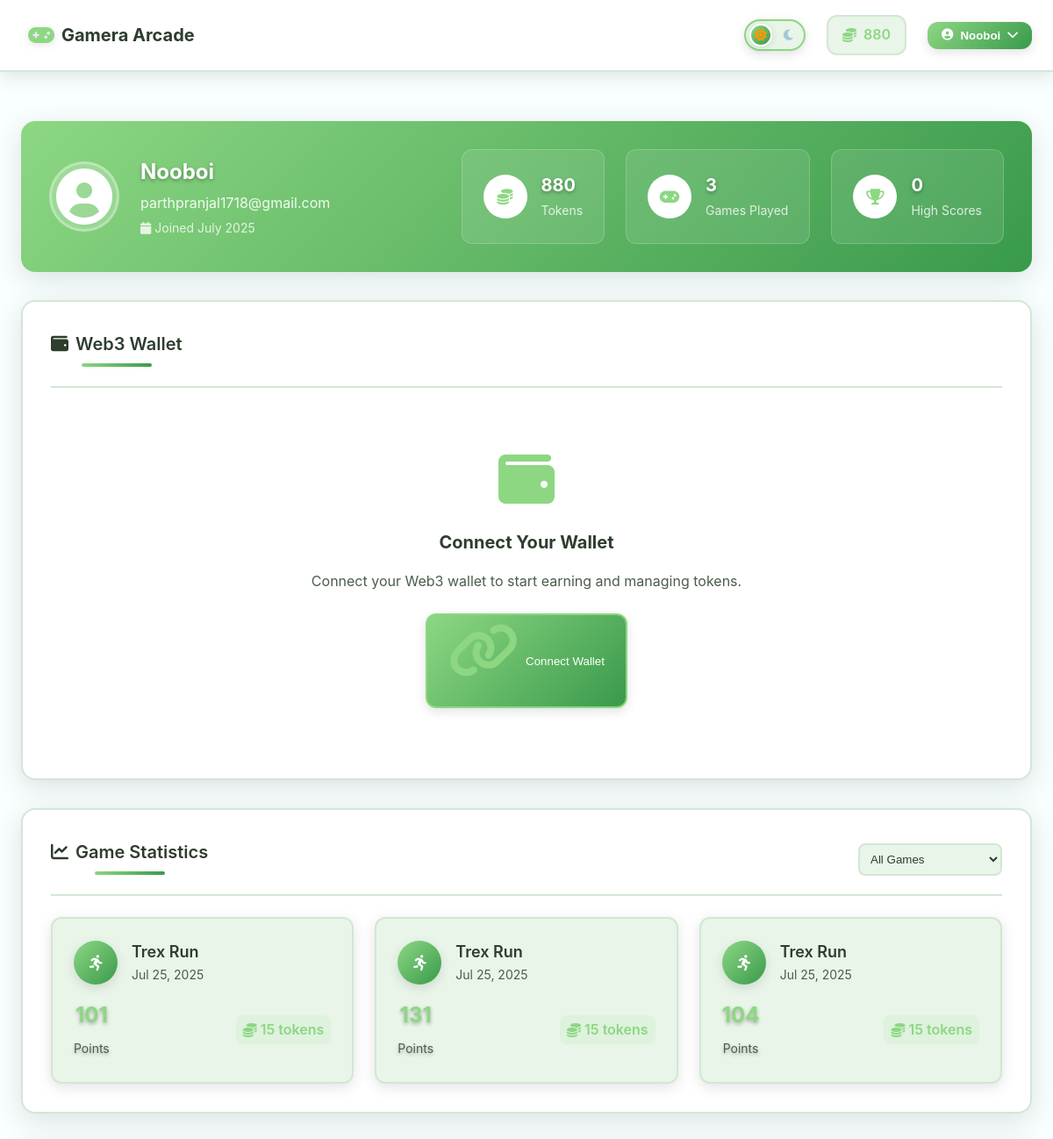
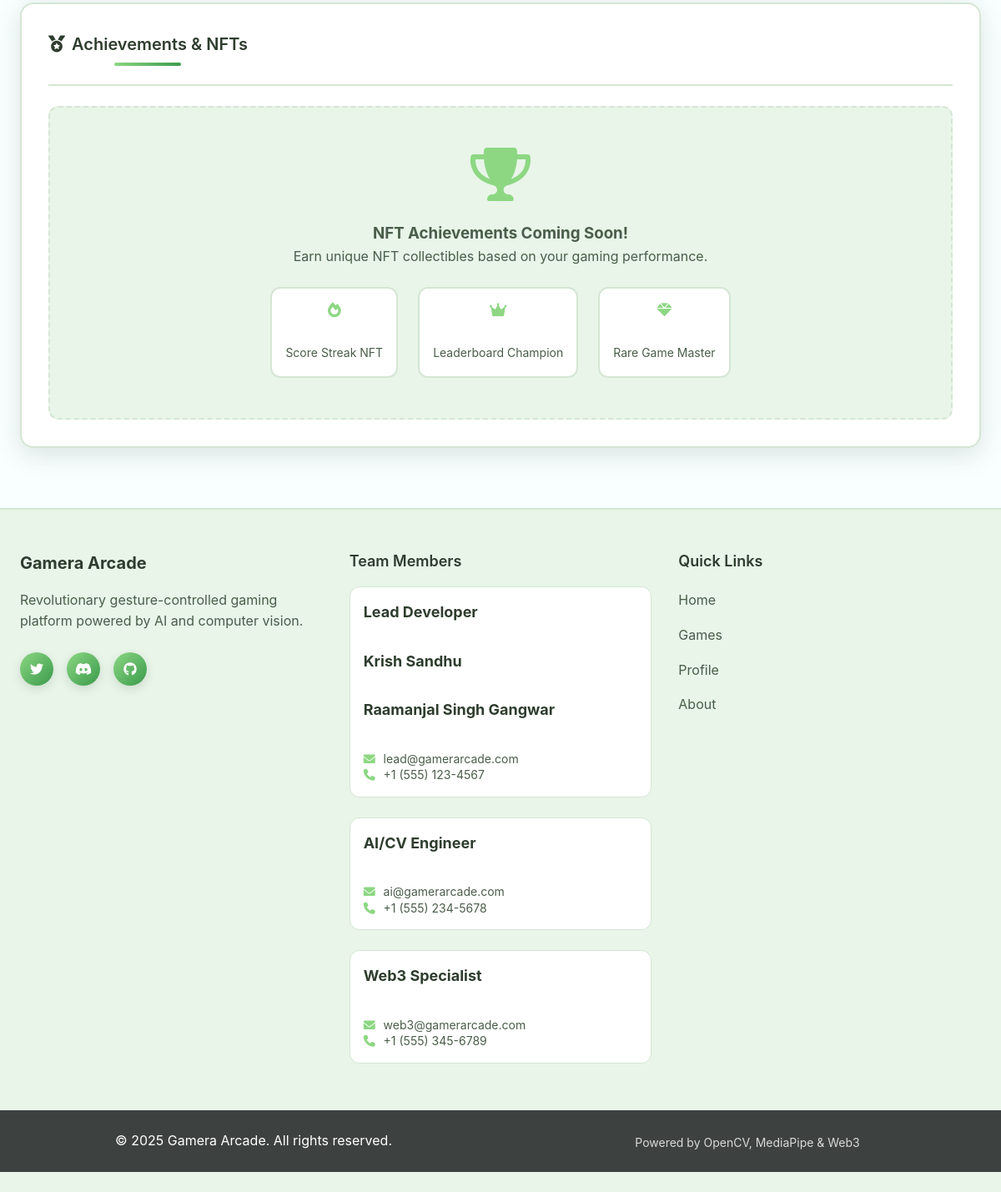
The app's page /profile (signed in) with its own data (2 pictures, top to bottom).
### app.py (models this page shows)
class User(db.Model):
    id = db.Column(db.Integer, primary_key=True)
    username = db.Column(db.String(80), unique=True, nullable=False)
    email = db.Column(db.String(120), unique=True, nullable=False)
    password_hash = db.Column(db.String(120), nullable=False)
    wallet_address = db.Column(db.String(42), nullable=True)  # Web3 wallet address
    tokens = db.Column(db.Integer, default=1000)  # Game tokens earned
    created_at = db.Column(db.DateTime, default=datetime.utcnow)
    scores = db.relationship('Score', backref='user', lazy=True)

class Score(db.Model):
    id = db.Column(db.Integer, primary_key=True)
    user_id = db.Column(db.Integer, db.ForeignKey('user.id'), nullable=False)
    game_name = db.Column(db.String(50), nullable=False)
    score = db.Column(db.Integer, nullable=False)
    tokens_earned = db.Column(db.Integer, default=0)
    created_at = db.Column(db.DateTime, default=datetime.utcnow)

### app.py (the view)
@app.route('/profile')
def profile():
    if 'user_id' not in session:
        return redirect(url_for('auth'))
    user = User.query.get(session['user_id'])
    user_scores = Score.query.filter_by(user_id=user.id)\
        .order_by(Score.created_at.desc())\
        .limit(20)\
        .all()
    return render_template('profile.html', user=user, scores=user_scores)

### templates/profile.html (shortened to what this page needs)
{% extends "layout.html" %}
{% block content %}
<div class="profile-page">
    <div class="profile-header">
        <div class="profile-info">
            <div class="profile-avatar">
                <i class="fas fa-user-circle"></i>
            </div>
            <div class="profile-details">
                <h1 class="profile-name">{{ user.username }}</h1>
                <p class="profile-email">{{ user.email }}</p>
                <p class="profile-joined">
                    <i class="fas fa-calendar"></i>
                    Joined {{ user.created_at.strftime('%B %Y') }}
                </p>
            </div>
        </div>
        <div class="profile-stats">
            <div class="stat-card">
                <div class="stat-icon">
                    <i class="fas fa-coins"></i>
                </div>
                <div class="stat-info">
                    <span class="stat-number">{{ user.tokens }}</span>
                    <span class="stat-label">Tokens</span>
                </div>
            </div>
            <div class="stat-card">
                <div class="stat-icon">
                    <i class="fas fa-gamepad"></i>
                </div>
                <div class="stat-info">
                    <span class="stat-number">{{ scores|length }}</span>
                    <span class="stat-label">Games Played</span>
                </div>
            </div>
            <div class="stat-card">
                <div class="stat-icon">
                    <i class="fas fa-trophy"></i>
                </div>
                <div class="stat-info">
                    <span class="stat-number">{{ scores|selectattr('score', 'gt', 1000)|list|length }}</span>
                    <span class="stat-label">High Scores</span>
                </div>
            </div>
        </div>
    </div>
    <div class="profile-content">
        <div class="profile-section">
            <div class="section-header">
                <h2 class="section-title">
                    <i class="fas fa-wallet"></i>
                    Web3 Wallet
                </h2>
            </div>
            <div class="wallet-info">
                {% if user.wallet_address %}
                    <div class="wallet-connected">
                        <div class="wallet-status">
                            <i class="fas fa-check-circle connected"></i>
                            <span>Wallet Connected</span>
                        </div>
                        <div class="wallet-address">
                            <code>{{ user.wallet_address[:6] }}...{{ user.wallet_address[-4:] }}</code>
                            <button class="copy-btn" onclick="copyToClipboard('{{ user.wallet_address }}')">
                                <i class="fas fa-copy"></i>
                            </button>
                        </div>
                        <div class="wallet-actions">
                            <button class="wallet-btn" onclick="viewOnExplorer('{{ user.wallet_address }}')">
                                <i class="fas fa-external-link-alt"></i>
                                View on Explorer
                            </button>
                            <button class="wallet-btn secondary" onclick="disconnectWallet()">
                                <i class="fas fa-unlink"></i>
                                Disconnect
                            </button>
                        </div>
                    </div>
                {% else %}
                    <div class="wallet-disconnected">
                        <div class="wallet-placeholder">
                            <i class="fas fa-wallet"></i>
                            <h3>Connect Your Wallet</h3>
                            <p>Connect your Web3 wallet to start earning and managing tokens.</p>
                            <button class="wallet-btn primary" onclick="connectWallet()">
                                <i class="fas fa-link"></i>
                                Connect Wallet
                            </button>
                        </div>
                    </div>
                {% endif %}
            </div>
        </div>
        <div class="profile-section">
            <div class="section-header">
                <h2 class="section-title">
                    <i class="fas fa-chart-line"></i>
                    Game Statistics
                </h2>
                <div class="section-filters">
                    <select id="gameFilter" onchange="filterScores()">
                        <option value="all">All Games</option>
                    </select>
                </div>
            </div>
            {% if scores %}
                <div class="scores-grid">
                    {% for score in scores %}
                        <div class="score-card" data-game="{{ score.game_name }}">
                            <div class="score-header">
                                <div class="game-icon">
                                    {% if score.game_name == 'fruit_ninja' %}
                                        <i class="fas fa-apple-alt"></i>
                                    {% elif score.game_name == 'trex_run' %}
                                        <i class="fas fa-running"></i>
                                    {% elif score.game_name == 'rock_paper_scissors' %}
                                        <i class="fas fa-hand-rock"></i>
                                    {% elif score.game_name == 'breakout' %}
                                        <i class="fas fa-square"></i>
                                    {% else %}
                                        <i class="fas fa-gamepad"></i>
                                    {% endif %}
                                </div>
                                <div class="score-info">
                                    <h3 class="game-name">{{ score.game_name.replace('_', ' ').title() }}</h3>
                                    <p class="score-date">{{ score.created_at.strftime('%b %d, %Y') }}</p>
                                </div>
                            </div>
                            <div class="score-details">
                                <div class="score-value">
                                    <span class="score-number">{{ score.score }}</span>
                                    <span class="score-label">Points</span>
                                </div>
                                <div class="tokens-earned">
                                    <i class="fas fa-coins"></i>
                                    <span>{{ score.tokens_earned }} tokens</span>
                                </div>
                            </div>
                        </div>
                    {% endfor %}
                </div>
            {% endif %}
        </div>
        <div class="profile-section">
            <div class="section-header">
                <h2 class="section-title">
                    <i class="fas fa-medal"></i>
                    Achievements & NFTs
                </h2>
            </div>
            <div class="achievements-grid">
                <div class="achievement-placeholder">
                    <i class="fas fa-trophy"></i>
                    <h3>NFT Achievements Coming Soon!</h3>
                    <p>Earn unique NFT collectibles based on your gaming performance.</p>
                    <div class="achievement-examples">
                        <div class="achievement-item">
                            <i class="fas fa-fire"></i>
                            <span>Score Streak NFT</span>
                        </div>
                        <div class="achievement-item">
                            <i class="fas fa-crown"></i>
                            <span>Leaderboard Champion</span>
                        </div>
                        <div class="achievement-item">
                            <i class="fas fa-gem"></i>
                            <span>Rare Game Master</span>
                        </div>
                    </div>
                </div>
            </div>
        </div>
    </div>
</div>
{% endblock %}

### templates/layout.html (shortened to what this page needs)
<!DOCTYPE html>
<html lang="en">
<head>
    <link rel="stylesheet" href="{{ url_for('static', filename='css/style.css') }}">
    <link href="https://cdnjs.cloudflare.com/ajax/libs/font-awesome/6.0.0/css/all.min.css" rel="stylesheet">
</head>
<body>
    <nav class="navbar">
        <div class="nav-container">
            <div class="nav-brand">
                <a href="{{ url_for('index') }}" class="brand-link">
                    <i class="fas fa-gamepad brand-icon"></i>
                    <span class="brand-text">Gamera Arcade</span>
                </a>
            </div>
            <div class="nav-controls">
                <div class="theme-toggle">
                    <label for="theme-switch" class="theme-label">
                        <i class="fas fa-sun sun-icon"></i>
                        <i class="fas fa-moon moon-icon"></i>
                        <span class="toggle-slider"></span>
                    </label>
                </div>
                {% if session.user_id %}
                <div class="nav-coins">
                    <i class="fas fa-coins"></i>
                    <span>{{ session.tokens }}</span>
                </div>
                {% endif %}
                <div class="profile-dropdown">
                    {% if session.user_id %}
                        <button class="profile-btn" onclick="toggleDropdown()">
                            <i class="fas fa-user-circle"></i>
                            <span>{{ session.username }}</span>
                            <i class="fas fa-chevron-down dropdown-arrow"></i>
                        </button>
                    {% else %}
                        <a href="{{ url_for('auth') }}" class="auth-btn">
                            <i class="fas fa-sign-in-alt"></i>
                            <span>Login</span>
                        </a>
                    {% endif %}
                </div>
            </div>
        </div>
    </nav>
    <main class="main-content">
        {% block content %}{% endblock %}
    </main>
    <footer class="footer">
        <div class="footer-container">
            <div class="footer-section">
                <h3 class="footer-title">Gamera Arcade</h3>
                <p class="footer-description">
                    Revolutionary gesture-controlled gaming platform powered by AI and computer vision.
                </p>
                <div class="footer-social">
                    <a href="#" class="social-link"><i class="fab fa-twitter"></i></a>
                    <a href="#" class="social-link"><i class="fab fa-discord"></i></a>
                    <a href="#" class="social-link"><i class="fab fa-github"></i></a>
                </div>
            </div>
            <div class="footer-section">
                <h4 class="footer-subtitle">Team Members</h4>
                <div class="team-member">
                    <strong>Lead Developer</strong><br>
                    <strong>Krish Sandhu</strong><br>
                    <strong>Raamanjal Singh Gangwar</strong><br>
                    <span class="contact-info">
                        <i class="fas fa-envelope"></i> lead@gamerarcade.com<br>
                        <i class="fas fa-phone"></i> +1 (555) 123-4567
                    </span>
                </div>
                <div class="team-member">
                    <strong>AI/CV Engineer</strong><br>
                    <span class="contact-info">
                        <i class="fas fa-envelope"></i> ai@gamerarcade.com<br>
                        <i class="fas fa-phone"></i> +1 (555) 234-5678
                    </span>
                </div>
                <div class="team-member">
                    <strong>Web3 Specialist</strong><br>
                    <span class="contact-info">
                        <i class="fas fa-envelope"></i> web3@gamerarcade.com<br>
                        <i class="fas fa-phone"></i> +1 (555) 345-6789
                    </span>
                </div>
            </div>
            <div class="footer-section">
                <h4 class="footer-subtitle">Quick Links</h4>
                <ul class="footer-links">
                    <li><a href="{{ url_for('index') }}">Home</a></li>
                    <li><a href="#games">Games</a></li>
                    <li><a href="{{ url_for('profile') }}">Profile</a></li>
                    <li><a href="#about">About</a></li>
                </ul>
            </div>
        </div>
        <div class="footer-bottom">
            <div class="footer-container">
                <p>&copy; 2025 Gamera Arcade. All rights reserved.</p>
                <p class="footer-tech">Powered by OpenCV, MediaPipe & Web3</p>
            </div>
        </div>
    </footer>
</body>
</html>

### records on screen
User: username "Nooboi", email "parthpranjal1718@gmail.com", created_at "July 2025", tokens "880"
Score: game_name.replace "Trex Run", created_at "Jul 25, 2025", score "101", tokens_earned "15"
Score: game_name.replace "Trex Run", created_at "Jul 25, 2025", score "131", tokens_earned "15"
Score: game_name.replace "Trex Run", created_at "Jul 25, 2025", score "104", tokens_earned "15"

### other values on screen
{{ session.tokens }} "880"
{{ scores|length }} "3"
{{ scores|selectattr('score', 'gt', 1000)|list|length }} "0"
